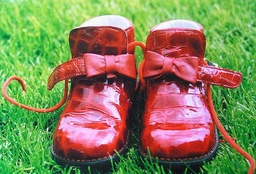
#> input picture test/tc1.jpeg, 256 x 174 px, shrunk from 600 x 408 before the run
$ python main.py
#> lines starting #> are read from the running program, lines starting #| are printed output that depends on the picture
### src/preprocessing.py
from PIL import Image, ImageFilter
import numpy as np

def preprocess(path):
    image = Image.open(path)

    # smoothing filter
    # image = image.filter(ImageFilter.SMOOTH_MORE)
    prevSize = image.size
    sizeThreshold = 500

    # resize if too big
    if (prevSize[0] > sizeThreshold or prevSize[1] > sizeThreshold):
        factor = max(prevSize[0]/sizeThreshold, prevSize[1]/sizeThreshold)
        image = image.resize((round(prevSize[0]/factor), round(prevSize[1]/factor)))

    imageMat = np.array(image)
    return imageMat, prevSize

### src/graph.py
import numpy as np
import math

def rgbDiff(pixel1, pixel2):
    pixel1Int = (int(pixel1[0]), int(pixel1[1]), int(pixel1[2]))
    pixel2Int = (int(pixel2[0]), int(pixel2[1]), int(pixel2[2]))
    return (pixel1Int[0] - pixel2Int[0]) ** 2 + (pixel1Int[1] - pixel2Int[1]) ** 2 + (pixel1Int[2] - pixel2Int[2]) ** 2

def generateGraph(image, radius):
    height = image.shape[0]
    width = image.shape[1]

    edges = np.zeros(height * width * radius * 2, 'int32, int32, int32, int32, int32')
    edgeCount = 0

    for i in range(height):
        for j in range(width):
            for r in range(radius):
                if (i >= r + 1):
                    upperIdx = (i - (r + 1), j)
                    edges[edgeCount] = (rgbDiff(image[i][j], image[upperIdx[0]][upperIdx[1]]), i, j, upperIdx[0], upperIdx[1])
                    edgeCount += 1
                    # edges.append((colorDist(image[i][j], image[upperIdx[0]][upperIdx[1]]), (i, j), upperIdx))

                if (j >= r + 1):
                    leftIdx = (i, j - (r + 1))
                    edges[edgeCount] = (rgbDiff(image[i][j], image[leftIdx[0]][leftIdx[1]]), i, j, leftIdx[0], leftIdx[1])
                    edgeCount += 1
                    # edges.append((colorDist(image[i][j], image[leftIdx[0]][leftIdx[1]]), (i, j), leftIdx))

    return image, np.resize(edges, edgeCount)

### src/segmentation.py
import numpy as np

def findRoot(rootMat, position, posCopy):
    temp = rootMat[position[0]][position[1]]

    if (temp == position):
        rootMat[posCopy[0]][posCopy[1]] = temp
        return temp
    else:
        return findRoot(rootMat, temp, posCopy)


def mergeRoot(rootMat, root1, root2, node2Copy):
    rootMat[root2[0]][root2[1]] = root1
    rootMat[node2Copy[0]][node2Copy[1]] = root1

def segmentation(image, edges, threshold):
    rootMat = [[(i,j) for j in range(image.shape[1])] for i in range(image.shape[0])]
    edgesCount = edges.size

    # kruskal algorithm
    edges = np.array(sorted(edges, key = lambda x: x[0]))

    i = 0
    while (i < edgesCount and edges[i][0] <= threshold):
        firstNode = (edges[i][1], edges[i][2])
        secondNode = (edges[i][3], edges[i][4])

        firstRoot = findRoot(rootMat, firstNode, firstNode)
        secondRoot = findRoot(rootMat, secondNode, secondNode)

        # find-union algorithm
        if (firstRoot != secondRoot):
            mergeRoot(rootMat, firstRoot, secondRoot, secondNode)

        i += 1

    return image, rootMat

### src/cutout.py
from segmentation import findRoot
from PIL import Image

def cutout(image, rootMat):
    height = image.shape[0]
    width = image.shape[1]

    sumDict = {}
    countDict = {}

    # find sum and count for each segment
    for i in range(height):
        for j in range(width):
            #currRoot = findRoot(rootMat, (i, j))
            currRoot = rootMat[i][j]

            if (currRoot not in sumDict):
                sumDict[currRoot] = (0, 0, 0)
                countDict[currRoot] = 0

            sumDict[currRoot] = (sumDict[currRoot][0] + image[i][j][0], sumDict[currRoot][1] + image[i][j][1], sumDict[currRoot][2] + image[i][j][2])
            countDict[currRoot] += 1

    # change pixel value to average
    for i in range(height):
        for j in range(width):
            #currRoot = findRoot(rootMat, (i, j))
            currRoot = rootMat[i][j]
            image[i][j][0] = sumDict[currRoot][0] // countDict[currRoot]
            image[i][j][1] = sumDict[currRoot][1] // countDict[currRoot]
            image[i][j][2] = sumDict[currRoot][2] // countDict[currRoot]

    return Image.fromarray(image)

### src/postprocessing.py
def postprocess(image, prevSize, path):
    image = image.resize((prevSize[0], prevSize[1]))
    image.show()
    image.save(path)

### src/main.py
from preprocessing import preprocess
from graph import generateGraph
from segmentation import segmentation
from cutout import cutout
from postprocessing import postprocess
from PIL import Image
import os.path
import time

def validateInput(inputPath, threshold, radius, outputPath):
    if (os.path.exists(inputPath) and (inputPath.endswith(".jpg") or inputPath.endswith(".jpeg") or inputPath.endswith(".png") or inputPath.endswith(".bmp")) and not(os.path.exists(outputPath)) and threshold > 0 and radius >= 0):
        return True
    return False

# Main Program
inputPath = input("Input Image Path : ")
#> the answer given: ../test/tc1.jpeg
outputPath = input("Output Image Path : ")
#> the answer given: out.png
threshold = int(input("Filter Threshold : "))
#> the answer given: 100
radius = int(input("Edge Radius : "))
#> the answer given: 3

while (not(validateInput(inputPath, threshold, radius, outputPath))):
    print("Invalid input, please try again.")
    inputPath = input("Input Image Path : ")
    outputPath = input("Output Image Path : ")
    threshold = int(input("Filter Threshold : "))
    radius = int(input("Edge Radius : "))

t1 = time.time()
print("Preprocessing image...")
preprocessed, prevSize = preprocess(inputPath)
#> in preprocess, image is the input picture: PIL image 256x174 RGB; mean R, G, B 133.6, 131.5, 88.1
#> prevSize = (256, 174)
print("Image preprocessing is done. Generating graph...")

graphImage, edges = generateGraph(preprocessed, radius)
#> the loop in generateGraph, `for i in range(height):` made 174 passes
print("Graph generated succesfully. Segmenting image...")
segmented, rootMat = segmentation(graphImage, edges, threshold)
print("Image segmented. Applying cut out filter...")
filtered = cutout(segmented, rootMat)
#> after the loop in cutout, `for i in range(height):`:
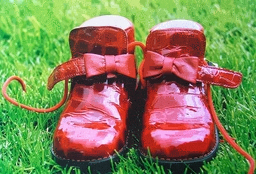
#> image: shape (174, 256, 3); mean R, G, B 133.4, 131.2, 87.8
print("Cut out filter applied. Saving image...")
postprocess(filtered, prevSize, outputPath)
t1 = (time.time() - t1)
print("All done in", t1, "s!!")
